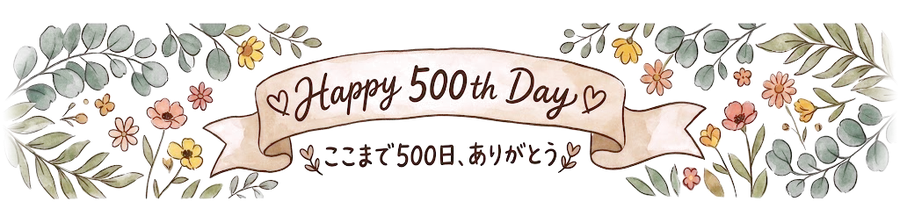
#> input picture docs/img/anniv/2026-10-26.webp, 900 x 223 px; its folder holds only this picture in this run
$ python cut-anniv.py ../docs/img/anniv/2026-10-26.webp ../docs/img/anniv/2026-10-27.webp
#> lines starting #> are read from the running program, lines starting #| are printed output that depends on the picture
#!/usr/bin/env python3
"""記念日のステッカー(横長の絵)を、日記のページの紙にとけこむ、透明のWebPにする。

使いかた:  python3 tools/cut-anniv.py 元の絵.jpg 2026-10-26
  → docs/img/anniv/2026-10-26.webp ができる。docs/js/anniv.js と docs/sw.js にも、書き足すこと。

背景は、ほぼ白の一色(紙より暗いぶんだけを、不透明にする)。左右・上下のふちは、ふんわり消す。
"""
import sys
import numpy as np
from PIL import Image

src, day = sys.argv[1], sys.argv[2]
im = Image.open(src).convert('RGB')
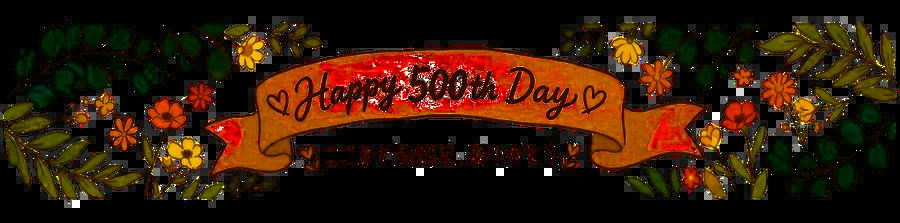
#> im: PIL image 900x223 RGB; mean R, G, B 50.5, 26.4, 9.4
a = np.array(im).astype(float)
h, w, _ = a.shape
#> h = 223; w = 900
edge = np.concatenate([a[:6].reshape(-1, 3), a[-6:].reshape(-1, 3), a[:, :6].reshape(-1, 3), a[:, -6:].reshape(-1, 3)])
B = np.percentile(edge, 85, axis=0)  # 紙の白(ふちの、明るいほうの色)
#> B = [0, 0, 0]
ratio = np.clip(a / B, 0, 1)
#> ratio: shape (223, 900, 3) float64; 44.31% of the values are NaN or infinite; the others: min 1, max 1, mean 1
al = np.clip(1 - ratio.min(2), 0, 1)
#> al: shape (223, 900) float64; 60.34% of the values are NaN or infinite; the others: min 0, max 0, mean 0
al = np.clip((al - 0.03) / 0.97, 0, 1)
ink = np.where(al[..., None] > 0.02, (a - B * (1 - al[..., None])) / np.maximum(al[..., None], 0.02), a)
ink = np.clip(ink, 0, 255)
fx = np.minimum(np.arange(w), np.arange(w)[::-1]) / (w * 0.04)
fy = np.minimum(np.arange(h), np.arange(h)[::-1]) / (h * 0.10)
m = np.clip(np.minimum(fx[None, :], fy[:, None]), 0, 1)
m = m * m * (3 - 2 * m)
out = Image.fromarray(np.dstack([ink, al * m * 255]).astype('uint8'), 'RGBA')
width = min(w, 900)
#> width = 900
out = out.resize((width, round(width * h / w)), Image.LANCZOS)
dest = f'docs/img/anniv/{day}.webp'
out.save(dest, quality=88, method=6)
print(dest, out.size)
#| docs/img/anniv/../docs/img/anniv/2026-10-27.webp.webp (900, 223)
